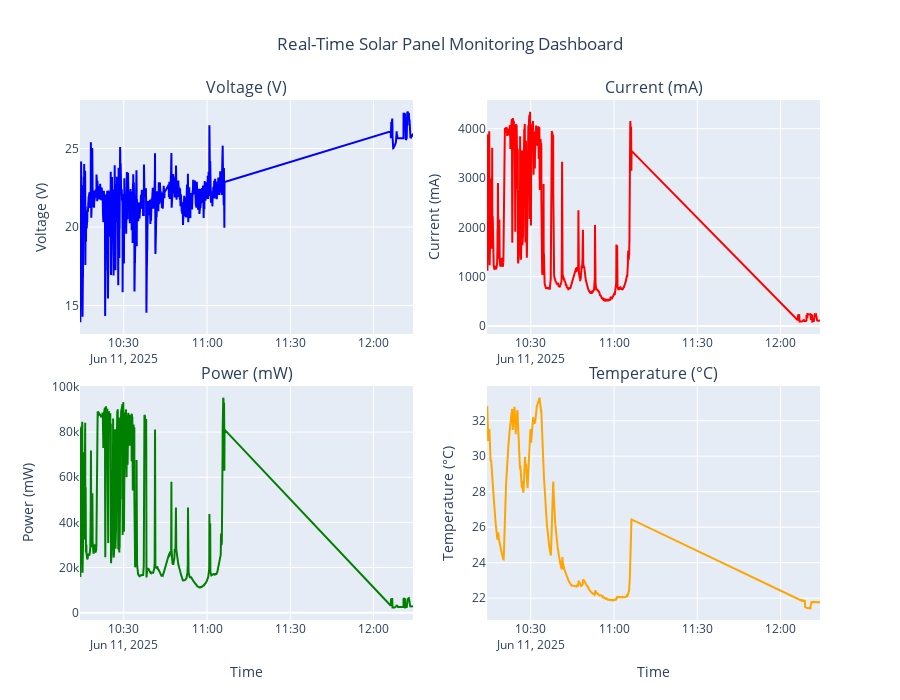

The notebook cell this image was saved under:
### Code cell
# Interactive Plotly Visualization
if df is not None and len(df) > 0:
    
    # Create subplots with Plotly
    fig = make_subplots(
        rows=2, cols=2,
        subplot_titles=('Voltage (V)', 'Current (mA)', 'Power (mW)', 'Temperature (°C)'),
        vertical_spacing=0.1,
        horizontal_spacing=0.1
    )
    
    # Add voltage trace
    fig.add_trace(
        go.Scatter(
            x=df.index, 
            y=df['voltage'],
            mode='lines',
            name='Voltage',
            line=dict(color='blue', width=2),
            hovertemplate='Time: %{x}<br>Voltage: %{y:.3f} V<extra></extra>'
        ),
        row=1, col=1
    )
    
    # Add current trace (in mA)
    fig.add_trace(
        go.Scatter(
            x=df.index, 
            y=df['current'] * 1000,
            mode='lines',
            name='Current',
            line=dict(color='red', width=2),
            hovertemplate='Time: %{x}<br>Current: %{y:.3f} mA<extra></extra>'
        ),
        row=1, col=2
    )
    
    # Add power trace (in mW)
    fig.add_trace(
        go.Scatter(
            x=df.index, 
            y=df['power'] * 1000,
            mode='lines',
            name='Power',
            line=dict(color='green', width=2),
            hovertemplate='Time: %{x}<br>Power: %{y:.3f} mW<extra></extra>'
        ),
        row=2, col=1
    )
    
    # Add temperature trace
    fig.add_trace(
        go.Scatter(
            x=df.index, 
            y=df['temperature'],
            mode='lines',
            name='Temperature',
            line=dict(color='orange', width=2),
            hovertemplate='Time: %{x}<br>Temperature: %{y:.1f} °C<extra></extra>'
        ),
        row=2, col=2
    )
    
    # Update layout
    fig.update_layout(
        title='Real-Time Solar Panel Monitoring Dashboard',
        title_x=0.5,
        height=700,
        showlegend=False,
        hovermode='x unified'
    )
    
    # Update axes labels
    fig.update_xaxes(title_text="Time", row=2, col=1)
    fig.update_xaxes(title_text="Time", row=2, col=2)
    fig.update_yaxes(title_text="Voltage (V)", row=1, col=1)
    fig.update_yaxes(title_text="Current (mA)", row=1, col=2)
    fig.update_yaxes(title_text="Power (mW)", row=2, col=1)
    fig.update_yaxes(title_text="Temperature (°C)", row=2, col=2)
    
    fig.show()
    
else:
    print("❌ No data available for interactive visualization")
# Ensure nbformat is installed for Plotly rendering
%pip install --quiet nbformat>=4.2.0

# Interactive Plotly Visualization
if df is not None and len(df) > 0:
    
    # Create subplots with Plotly
    fig = make_subplots(
        rows=2, cols=2,
        subplot_titles=('Voltage (V)', 'Current (mA)', 'Power (mW)', 'Temperature (°C)'),
        vertical_spacing=0.1,
        horizontal_spacing=0.1
    )
    
    # Add voltage trace
    fig.add_trace(
        go.Scatter(
            x=df.index, 
            y=df['voltage'],
            mode='lines',
            name='Voltage',
            line=dict(color='blue', width=2),
            hovertemplate='Time: %{x}<br>Voltage: %{y:.3f} V<extra></extra>'
        ),
        row=1, col=1
    )
    
    # Add current trace (in mA)
    fig.add_trace(
        go.Scatter(
            x=df.index, 
            y=df['current'] * 1000,
            mode='lines',
            name='Current',
            line=dict(color='red', width=2),
            hovertemplate='Time: %{x}<br>Current: %{y:.3f} mA<extra></extra>'
        ),
        row=1, col=2
    )

### Figure 1 — Plotly figure (JSON) as saved in the notebook; plotly's stock layout.template omitted (floating-point values rounded to 4 significant figures; data arrays with more than 128 entries replaced by an {"elided": "..."} marker saying what was removed)
{"data": [{"hovertemplate": "Time: %{x}<br>Voltage: %{y:.3f} V<extra></extra>", "line": {"color": "blue", "width": 2}, "mode": "lines", "name": "Voltage", "type": "scatter", "x": {"elided": "3523 str values"}, "xaxis": "x", "y": {"elided": "3523 float values"}, "yaxis": "y"}, {"hovertemplate": "Time: %{x}<br>Current: %{y:.3f} mA<extra></extra>", "line": {"color": "red", "width": 2}, "mode": "lines", "name": "Current", "type": "scatter", "x": {"elided": "3523 str values"}, "xaxis": "x2", "y": {"elided": "3523 float values"}, "yaxis": "y2"}, {"hovertemplate": "Time: %{x}<br>Power: %{y:.3f} mW<extra></extra>", "line": {"color": "green", "width": 2}, "mode": "lines", "name": "Power", "type": "scatter", "x": {"elided": "3523 str values"}, "xaxis": "x3", "y": {"elided": "3523 float values"}, "yaxis": "y3"}, {"hovertemplate": "Time: %{x}<br>Temperature: %{y:.1f} °C<extra></extra>", "line": {"color": "orange", "width": 2}, "mode": "lines", "name": "Temperature", "type": "scatter", "x": {"elided": "3523 str values"}, "xaxis": "x4", "y": {"elided": "3523 float values"}, "yaxis": "y4"}], "layout": {"annotations": [{"font": {"size": 16}, "showarrow": false, "text": "Voltage (V)", "x": 0.225, "xanchor": "center", "xref": "paper", "y": 1, "yanchor": "bottom", "yref": "paper"}, {"font": {"size": 16}, "showarrow": false, "text": "Current (mA)", "x": 0.775, "xanchor": "center", "xref": "paper", "y": 1, "yanchor": "bottom", "yref": "paper"}, {"font": {"size": 16}, "showarrow": false, "text": "Power (mW)", "x": 0.225, "xanchor": "center", "xref": "paper", "y": 0.45, "yanchor": "bottom", "yref": "paper"}, {"font": {"size": 16}, "showarrow": false, "text": "Temperature (°C)", "x": 0.775, "xanchor": "center", "xref": "paper", "y": 0.45, "yanchor": "bottom", "yref": "paper"}], "height": 700, "hovermode": "x unified", "showlegend": false, "title": {"text": "Real-Time Solar Panel Monitoring Dashboard", "x": 0.5}, "xaxis": {"anchor": "y", "domain": [0, 0.45]}, "xaxis2": {"anchor": "y2", "domain": [0.55, 1]}, "xaxis3": {"anchor": "y3", "domain": [0, 0.45], "title": {"text": "Time"}}, "xaxis4": {"anchor": "y4", "domain": [0.55, 1], "title": {"text": "Time"}}, "yaxis": {"anchor": "x", "domain": [0.55, 1], "title": {"text": "Voltage (V)"}}, "yaxis2": {"anchor": "x2", "domain": [0.55, 1], "title": {"text": "Current (mA)"}}, "yaxis3": {"anchor": "x3", "domain": [0, 0.45], "title": {"text": "Power (mW)"}}, "yaxis4": {"anchor": "x4", "domain": [0, 0.45], "title": {"text": "Temperature (°C)"}}}}
